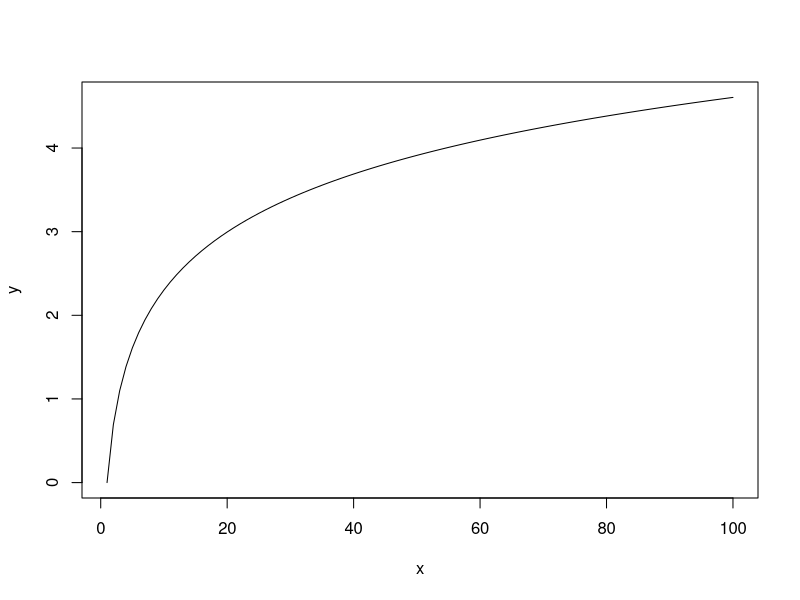
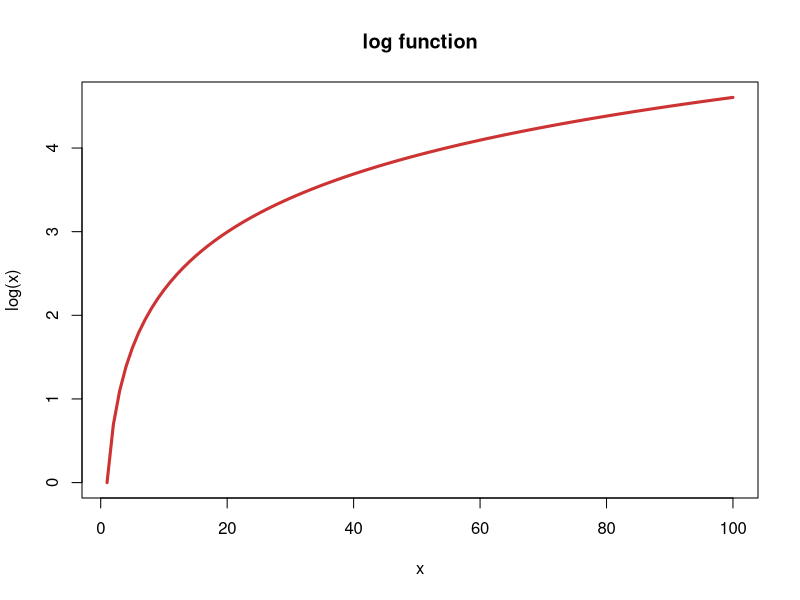
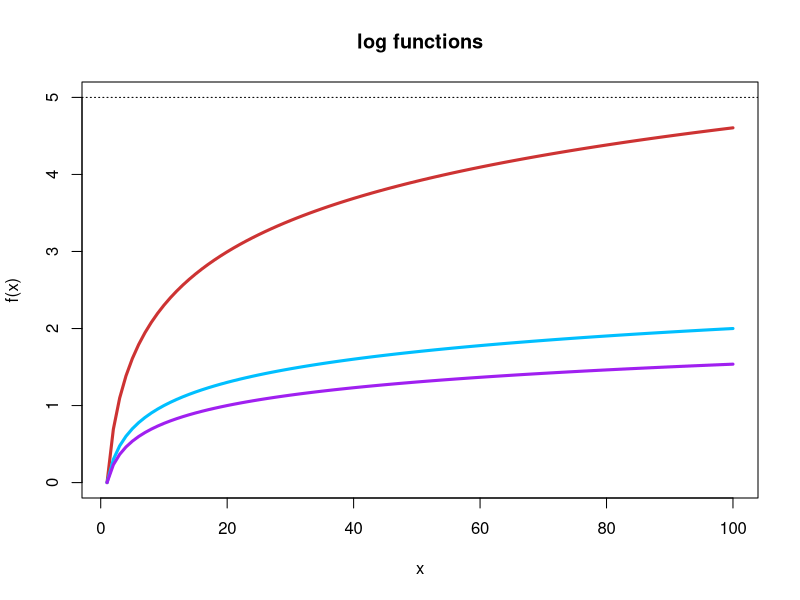
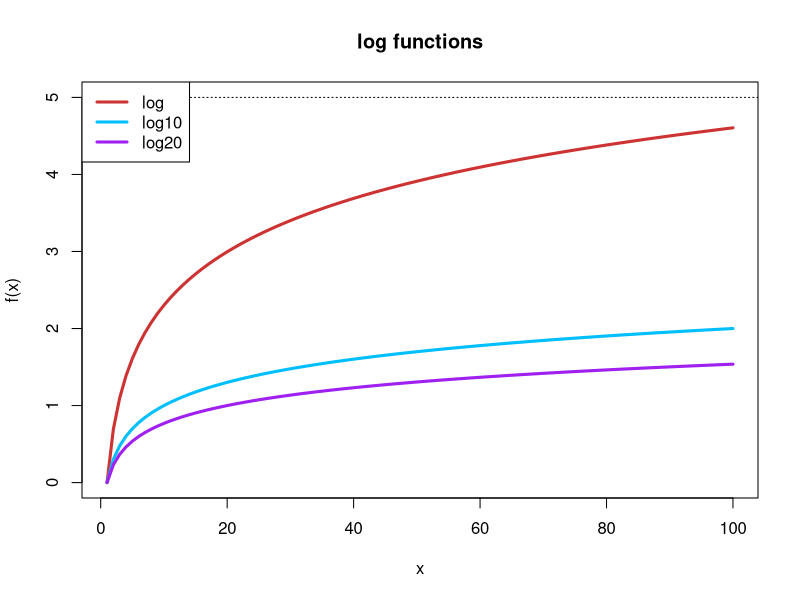

Generate these figures, in order, with R:
# Line charts 

# simple line chart
x <- 1:100
y <- log(x)
plot(x,y,type = "l")

# add labels
plot(x,y,
     type = "l",
     xlab = "x",
     ylab = "log(x)",
     main = "log function",
     lwd = 3,
     col = "brown3")

# multiple lines 
z <- log10(x)
w <- log(x, base = 20)

plot(x,y,
     type = "l",
     xlab = "x",
     ylab = "f(x)",
     main = "log functions",
     lwd = 3,
     col = "brown3",
     ylim = c(0,5))
lines(x,z,
      lwd = 3,
      col = "deepskyblue")
lines(x,w,
      lwd = 3,
      col = "purple")
abline(h = 5,
       lwd = 1,
       col = "black",
       lty = 3)

# add legend
plot(x,y,
     type = "l",
     xlab = "x",
     ylab = "f(x)",
     main = "log functions",
     lwd = 3,
     col = "brown3",
     ylim = c(0,5))
lines(x,z,
      lwd = 3,
      col = "deepskyblue")
lines(x,w,
      lwd = 3,
      col = "purple")
abline(h = 5,
       lwd = 1,
       col = "black",
       lty = 3)
legend("topleft", 
       col = c("brown3", "deepskyblue", "purple"),
       lty = c(1,1,1), lwd = c(3,3,3),
       legend = c("log", "log10", "log20"))
